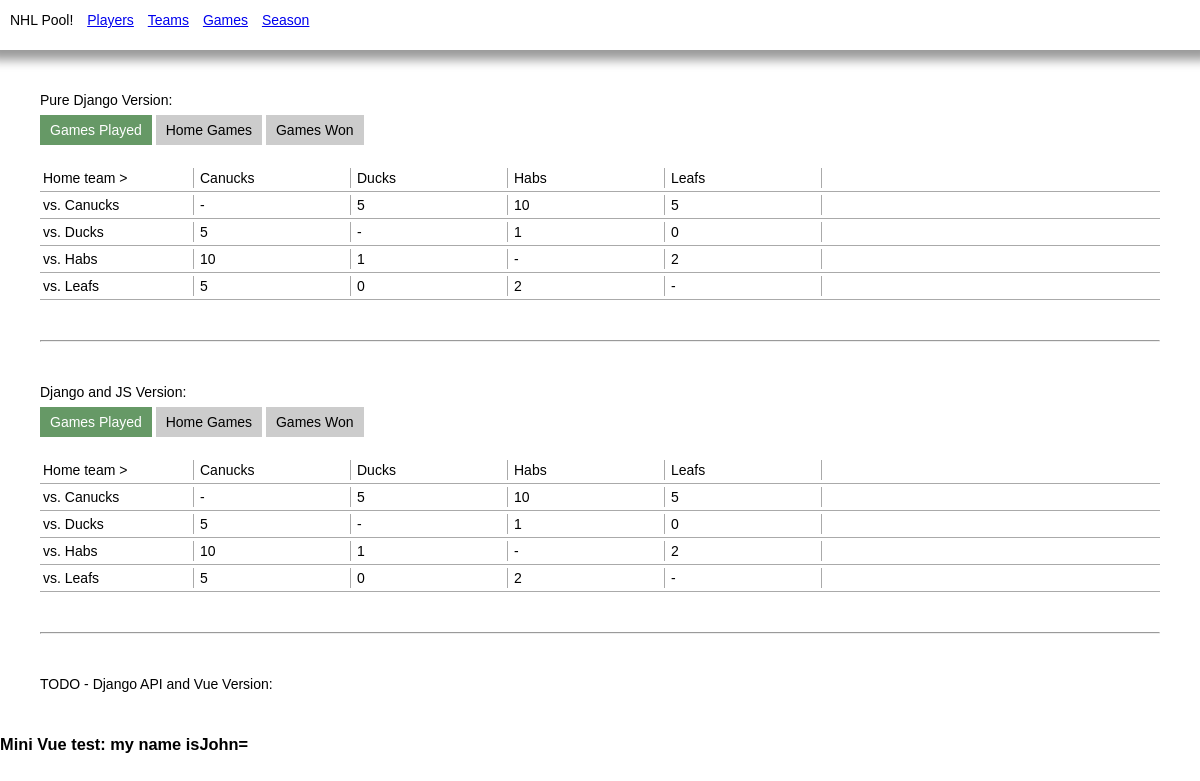
Screenshot of /season with the database file from the repository.
### polls/models.py (models this page shows, shortened)
class Team(models.Model):
    name = models.CharField(max_length=200, unique=True)
    imageFileName = models.CharField(max_length=200, default="file.jpg")
    objects = TeamManager()

### polls/views.py (the view)
# urls.py: path("season", views.season, name='season'), # so that there can be a default mode
def season(request, mode=None):
    gms = Game.objects.all()
    teams = Team.objects.with_wins()
    if(mode==None):
        mode = "games"
    gameGrid = []
    for t1 in teams:
        gameGridRow = []
        for t2 in teams:
            gameCount = "-"
            homeGames = "-"
            awayGames = "-"
            homeWins = "-"
            winCount = "-"
            value = "-"
            if(t1 != t2): # games are never between a team and itself
                hg = gms.filter(team1=t1,team2=t2)
                homeGames = hg.count()
                ag = gms.filter(team2=t1,team1=t2)
                awayGames = ag.count()
                gameCount = homeGames + awayGames
                winningHomeGames = hg.filter(winner=t1)
                winningAwayGames = ag.filter(winner=t1)
                winCount = winningHomeGames.count() + winningAwayGames.count()
                if(mode == 'games'):
                    value = gameCount
                elif(mode == 'wins'):
                    value = winCount
                elif(mode == 'home'):
                    value = homeGames
            gameProps = {
                'games': gameCount,
                'away': awayGames,
                'home': homeGames,
                'wins': winCount,
                'value': value
            }
            gameGridRow.append(gameProps)
        gameGrid.append({ 'name': t1.name, 'row': gameGridRow })
    gridMode = 'homeGames'
    context = { 'games': gms, 'teams': teams, 'grid': gameGrid, 'gridMode': mode, 'msg': '' }
    return render(request, 'polls/season.html', context)

### polls/models.py (called while the page is built)
    def with_wins(self):
        return self.annotate(
            win_count = Count('winner')
        )

### polls/templatetags/app_filters.py (called while the page is built)
@register.filter
def hash(h, key):
    return h[key]

### polls/templates/polls/season.html (shortened to what this page needs)
{% extends 'polls/base.html' %}
{% load app_filters %}
{% block content %}
Pure Django Version:
<div season-grid-mode="{{gridMode}}">
    <a href="/season/games" mode-link="games">Games Played</a>
    <a href="/season/home" mode-link="home">Home Games</a>
    <a href="/season/wins" mode-link="wins">Games Won</a>
</div>
<br>
<div class="team-row">
    <div class="team-col">
        Home team &gt;
    </div>
    {% for gridRow in grid %}
        <div class="team-col">
            {{gridRow.name}}
        </div>
    {% endfor %}
</div>
{% for gridRow in grid %}
<div class="team-row">
    <div class="team-col">
        vs. {{gridRow.name}}
    </div>
    {% for gridCell in gridRow.row %}
    <div class="team-col">
        {{gridCell|hash:gridMode}}
    </div>
    {% endfor %}
</div>
{% endfor %}
<div id="jsSeasonModeContainer" season-grid-mode="games">
<div>
    <hr style="margin:40px 0px;">
    Django and JS Version:
    <br>
    <a href="javascript:setSeasonMode('games')" mode-link="games">Games Played</a>
    <a href="javascript:setSeasonMode('home')" mode-link="home">Home Games</a>
    <a href="javascript:setSeasonMode('wins')" mode-link="wins">Games Won</a>
    <br><br>
</div>
<div class="team-row">
    <div class="team-col">Home team &gt;</div>
    {% for gridRow in grid %}
        <div class="team-col">
            {{gridRow.name}}
        </div>
    {% endfor %}
</div>
{% for gridRow in grid %}
<div class="team-row">
    <div class="team-col">
       vs. {{gridRow.name}}
    </div>
    {% for gridCell in gridRow.row %}
    <div class="team-col">
        <div class="grid-cell grid-mode--game">
            {{gridCell.games}}
        </div>
    </div>
    {% endfor %}
</div>
{% endfor %}
</div>
<div>
    <hr style="margin:40px 0px;">
    TODO - Django API and Vue Version:
</div>
{% endblock %}

### polls/static/polls/styles.css (style rules this page uses)
body { margin:0px; font-family: arial; line-height:20px; font-size:14px; }
.team-row { clear:both; border-bottom:solid 1px #aaa; height:26px; }
.team-col { float:left; width:150px; height:20px; margin:3px; border-right:solid 1px #aaa; }
.grid-cell { display:none; }
[mode-link] { display:inline-block; margin-top:5px; padding:5px 10px; text-decoration:none; background:#ccc; color:#000; }
[season-grid-mode='games'] [mode-link='games'] { background:#696; color:#fff; }
[season-grid-mode='games'] .grid-mode--game { display:block; }

### rows the page displays
Team: name "Canucks", name "Canucks", name "Canucks", name "Canucks"
Team: name "Ducks", name "Ducks", name "Ducks", name "Ducks"
Team: name "Habs", name "Habs", name "Habs", name "Habs"
Team: name "Leafs", name "Leafs", name "Leafs", name "Leafs"

### other values shown
{{ gridCell|hash:gridMode }} "-" "5" "10" "5" "5" "-" "1" "0" "10" "1" "-" "2" "5" "0" "2" "-"
{{ gridCell.games }} "-" "5" "10" "5" "5" "-" "1" "0" "10" "1" "-" "2" "5" "0" "2" "-"
